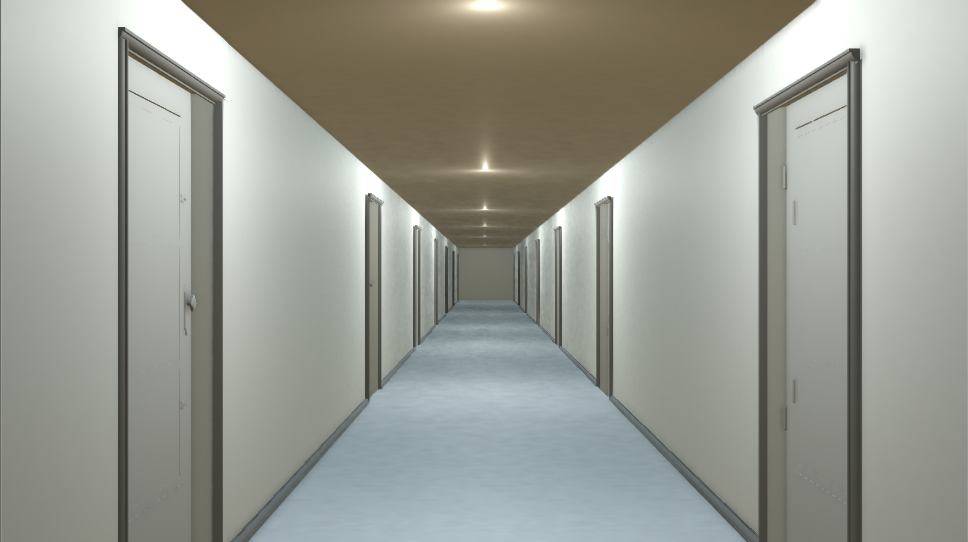
//> input picture Purec++/usecase_2.png, 968 x 542 px
$ ./3dreconstruction   (built with g++ and OpenCV 4)
//> lines starting //> are read from the running program, lines starting //| are printed output that depends on the picture
//C++ Includes
#include <iostream>
#include <vector>
#include <unordered_map>
#include <string>
#include <algorithm>
#include <time.h>
#define _USE_MATH_DEFINES
#include <math.h>
#include <stdint.h>
#include <chrono>

#include <tools.h>
#include <depth_estimation.h>
#include <rectifying_homography.h>

//OpenCV Includes
#include <opencv2/core/core.hpp>
#include <opencv2/highgui/highgui.hpp>
#include <opencv2/contrib/contrib.hpp>
#include <opencv2/imgproc/imgproc.hpp>
#include <opencv2/opencv.hpp>

//LSD
#include "lsd/lsd.h"
#include "boolinq/boolinq.h"

typedef uint32_t uint;
using namespace std;

/**
*  \brief Automatic brightness and contrast optimization with optional histogram clipping
*  \param [in]src Input image GRAY or BGR or BGRA
*  \param [out]dst Destination image
*  \param clipHistPercent cut wings of histogram at given percent tipical=>1, 0=>Disabled
*  \note In case of BGRA image, we won't touch the transparency
*/
void BrightnessAndContrastAuto(const cv::Mat &src, cv::Mat &dst, float clipHistPercent = 0) {

	CV_Assert(clipHistPercent >= 0);
	CV_Assert((src.type() == CV_8UC1) || (src.type() == CV_8UC3) || (src.type() == CV_8UC4));

	int histSize = 256;
	float alpha, beta;
	double minGray = 0, maxGray = 0;

	//to calculate grayscale histogram
	cv::Mat gray;
	if (src.type() == CV_8UC1) gray = src;
	else if (src.type() == CV_8UC3) cvtColor(src, gray, CV_BGR2GRAY);
	else if (src.type() == CV_8UC4) cvtColor(src, gray, CV_BGRA2GRAY);
	if (clipHistPercent == 0) {
		// keep full available range
		cv::minMaxLoc(gray, &minGray, &maxGray);
	}
	else {
		cv::Mat hist; //the grayscale histogram

		float range[] = { 0, 256 };
		const float* histRange = { range };
		bool uniform = true;
		bool accumulate = false;
		calcHist(&gray, 1, 0, cv::Mat(), hist, 1, &histSize, &histRange, uniform, accumulate);

		// calculate cumulative distribution from the histogram
		std::vector<float> accumulator(histSize);
		accumulator[0] = hist.at<float>(0);
		for (int i = 1; i < histSize; i++) {
			accumulator[i] = accumulator[i - 1] + hist.at<float>(i);
		}

		// locate points that cuts at required value
		float max = accumulator.back();
		clipHistPercent *= (max / 100.0); //make percent as absolute
		clipHistPercent /= 2.0; // left and right wings
								// locate left cut
		minGray = 0;
		while (accumulator[minGray] < clipHistPercent)
			minGray++;

		// locate right cut
		maxGray = histSize - 1;
		while (accumulator[maxGray] >= (max - clipHistPercent))
			maxGray--;
	}

	// current range
	float inputRange = maxGray - minGray;

	alpha = (histSize - 1) / inputRange;   // alpha expands current range to histsize range
	beta = -minGray * alpha;             // beta shifts current range so that minGray will go to 0

										 // Apply brightness and contrast normalization
										 // convertTo operates with saurate_cast
	src.convertTo(dst, -1, alpha, beta);

	// restore alpha channel from source
	if (dst.type() == CV_8UC4) {
		int from_to[] = { 3, 3 };
		cv::mixChannels(&src, 4, &dst, 1, from_to, 1);
	}
	return;
}

//Write LSD Lines to .eps file
// [31 lines left out: function write_eps, not called in this run]

//LSD
double* DoLSD(cv::Mat image, int& numLines) {
	//Конвертация изображения для последующего применения алгоритма LSD
	cv::Mat grayscaleMat(image.size(), CV_8U);
	auto im = image.clone();

	//cv::cvtColor(im, grayscaleMat, CV_BGR2GRAY); //danger
	grayscaleMat = image.clone(); //danger

	/////////////////////////
	Canny(grayscaleMat, grayscaleMat, 50, 200, 3, true);
	vector<cv::Vec4i> lines;
	cv::HoughLinesP(grayscaleMat, lines, 1, CV_PI / 180, 50, 50, 10);
	for (size_t i = 0; i < lines.size(); i++) {
		cv::Vec4i l = lines[i];
		auto begin = cv::Point(l[0], l[1]);
		auto end = cv::Point(l[2], l[3]);
		line(im, begin, end, cv::Scalar(0, 0, 255), 1, CV_AA);
		cv::circle(im, begin, 3, cv::Scalar(0, 200, 0), -1);
		cv::circle(im, end, 3, cv::Scalar(200, 0, 0), -1);
	}
	cout << "Hough Lines" << lines.size() << endl;
	//imshow("cany edges", grayscaleMat);

	//imshow("Hough Lines", im);
	//cv::waitKey(0);
	/////////////////////////////////////////////

	double* pgm_image;
	pgm_image = (double *)malloc(image.cols * image.rows * sizeof(double));
	for (int y = 0; y < image.rows; y++) {
		for (int x = 0; x < image.cols; x++) {
			int i = x + (y * image.cols);
			pgm_image[i] = double(grayscaleMat.data[i]);
		}
	}
	//Применение LSD
	int numLinesDetected;
	double* outArray;
	outArray = lsd(&numLinesDetected, pgm_image, image.cols, image.rows);
	numLines = numLinesDetected;
	//write_eps(outArray, numLinesDetected, 7, "lsd.eps", image.cols, image.rows, 0);
	return outArray;
}

class Line {
public:
	cv::Point3f begin;
	cv::Point3f end;
	int index;

	Line(cv::Point3f a = cv::Point3f(-1, -1, -1), cv::Point3f b = cv::Point3f(-1, -1, -1), int index = -1) :
		begin(a), end(b), index(index) {};
	// [4 lines left out: function norm, not called in this run]
};


//http://stackoverflow.com/questions/16792751/hashmap-for-2d3d-coordinates-i-e-vector-of-doubles
struct hashFunc {
	size_t operator()(const cv::Point3f& k) const {
		auto d = *(double*)(&k.x) + k.z;
		return hash<double>()(d);
		// [4 lines of commented-out code are left out]
	}
};

struct equalsFunc {
	bool operator()(const cv::Point3f& lhs, const cv::Point3f& rhs) const { return (lhs.x == rhs.x) && (lhs.y == rhs.y) && (lhs.z == rhs.z); }
};

// [938 lines left out: functions getVanishingPoints, assignDirections, getPolygons, getNumbersOfPixels, getIntersections, lineSupportingScore and 13 more, not called in this run]


///INTERSECTION_DETECTION_BEGIN
double crossProduct(cv::Point3f a, cv::Point3f b) {
	return a.x * b.y - b.x * a.y;
}

// [94 lines left out: functions doBoundingBoxesIntersect, isPointOnLine, isPointRightOfLine, lineSegmentTouchesOrCrossesLine, doLinesIntersect, getLinePairs and 2 more, not called in this run]

void getLsdLines(cv::Mat image, vector<Line> &LsdLines, int &numLinesDetected, vector<cv::Point3f> &outputLsdLinesVector) {
	//LSD
	double* LsdLinesArray = DoLSD(image, numLinesDetected);
	cout << "Number of LSD lines detected: " << numLinesDetected << endl;

	//Копируем точки из массива в вектор с учетом порядка
	vector<cv::Point3f> LsdLinesVector; //элемент с номером 2*i дает нам точку начала i-ой линии, элемент с номером 2*i + 1 дает нам точку конца i-ой линии
	for (int i = 0; i < numLinesDetected; i++) {
		double x1 = RoundTo(LsdLinesArray[7 * i]);
		double y1 = RoundTo(LsdLinesArray[7 * i + 1]);
		double x2 = RoundTo(LsdLinesArray[7 * i + 2]);
		double y2 = RoundTo(LsdLinesArray[7 * i + 3]);
		cv::Point3f point_one = cv::Point3f(x1, y1, 0);
		cv::Point3f point_two = cv::Point3f(x2, y2, 0);
		if (x1 < x2) { // todo use epsilon!
			LsdLinesVector.push_back(point_one);
			LsdLinesVector.push_back(point_two);
		}
		else if (x2 < x1) {
			LsdLinesVector.push_back(point_two);
			LsdLinesVector.push_back(point_one);
		}
		else if (y1 < y2) {
			LsdLinesVector.push_back(point_one);
			LsdLinesVector.push_back(point_two);
		}
		else {
			LsdLinesVector.push_back(point_two);
			LsdLinesVector.push_back(point_one);
		}
		auto & a(LsdLinesVector[i * 2 + 1]);
		auto & b(LsdLinesVector[i * 2]);
		auto dir = a.y - b.y;
		dir /= abs(dir);
		a.z = dir;
		b.z = dir;
	}

	outputLsdLinesVector = LsdLinesVector;

	//todo: split into ~3 line long seprate member functions
	// Sorted left->right lines layer
	vector<Line> LSDLines = [](auto LsdLines) //todo extract method
	{
		vector<Line> result(LsdLines.size() / 2);
		for (int i = 0; i < result.size(); ++i) {
			result[i] = Line(LsdLines[i * 2], LsdLines[i * 2 + 1], i);
		}
		return result;
	}(LsdLinesVector);
	LsdLines = LSDLines;
}

class IntersectionPoint {
public:
	int otherIndex;
	cv::Point3f interPoint;

	double distance;

	// [5 lines left out: function IntersectionPoint, not called in this run]

};

class myPair {
public:
	cv::Point3f interPoint;
	int index;
	double distance;

	// [5 lines left out: function myPair, not called in this run]
};


int main() {

	clock_t tStart = clock();
	srand(time(0)); //чтобы последовательность рандомных чисел была всегда уникальна при новом запуске

	//Переменные для настройки
	double focal_length = 4; //фокальное расстояние в mm
	double sensor_width = 4.59; //ширина сенсора в mm
	double ExtendThreshold = 0.01; //порог отклонения линии (для удлинения)
	double countInlierThreshold = 0.0001; //если квадрат скалярного произведения двух линий меньше этого числа, то мы считаем эти линии ортогональными
	double noiseFilterConst = 15;

	double AngleTolerance = 0.01; //если abs(tg(angle1) - tg(angle2)) < AngleTolerance, то эти две линии объединяются в одну группу (параллельных линий с некоторой степенью толерантности)
	double distanceEpsilon = 0; ///

	double AngleEpsilon = 0.55; ///
	double step = 2; //шаг для дискритизации линий
	double radius = 30; //радиус поиска около точек соединительных линий

	uint ResizeIfMoreThan = 900; //если ширина или высота изображения больше этого числа, то мы меняем размер изображения
	bool debug = 1;
	bool useSkeleton = 0;
	bool useLinesExt = 1;

	bool overwrite = 0; //использовать ручные данные для тестового подсчета нормалей
	bool differentColors = 1;

	//Открытие изображения
	auto src = "usecase_2.png";
	cv::Mat image;
	if (!useSkeleton) {
		image = cv::imread(src, CV_LOAD_IMAGE_COLOR);
//> image is the input picture: 542 rows x 968 cols, CV_8UC3; mean B, G, R 148.2, 156.4, 153.9
	}
	else {
		cv::Mat erodedImage;
		erosion(src, erodedImage); //эрозия
		cv::imshow("Eroded image", erodedImage);
		BrightnessAndContrastAuto(erodedImage, erodedImage, 75);
		cv::imshow("Eroded image Contrast", erodedImage);
		cv::Mat skeleton;
		getSkeleton(erodedImage, skeleton); //получение скелета
		cv::imshow("skeleton", skeleton);
		cv::imwrite("skeleton.jpg", skeleton);

		image = cv::imread("skeleton.jpg", CV_LOAD_IMAGE_COLOR);
	}


	//Изменение размера
	uint maxRes = max(image.cols, image.rows);
	if (maxRes > ResizeIfMoreThan) {
		float scaleFactor = float(ResizeIfMoreThan) / maxRes;
		cv::Size size = cv::Size(image.cols * scaleFactor, image.rows * scaleFactor);
		cv::resize(image, image, size, 0, 0, CV_INTER_CUBIC);
//> image: 503 rows x 900 cols, CV_8UC3
	}

	//Границы кадра
	uint maxX = image.cols;
	uint maxY = image.rows;

	//Фокальное расстояние
	double temp_focal = maxX * focal_length / sensor_width;
	uint f = (uint)temp_focal; //фокальное расстояние в пикселях

	//Переменные для настройки
	int claheClipSize = 4;
	int bilateralDiameter = 5;
	int bilateralSigma = 15;
	int BrightnessAndContrast = 15;
	//save original
	cv::Mat original = image.clone();
	//Clahe
	cv::Ptr<cv::CLAHE>  myClahe = cv::createCLAHE(claheClipSize);
	cv::cvtColor(image, image, CV_BGR2GRAY);
//> image: 503 rows x 900 cols, CV_8UC1
	myClahe->apply(image, image);
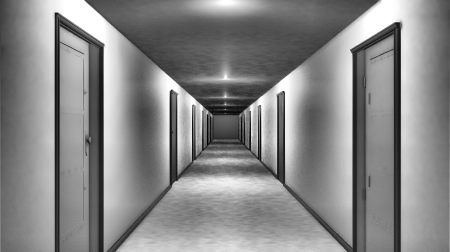
//> image: 503 rows x 900 cols, CV_8UC1 (shown at 1/2 size); min 1, max 255, mean 135.5
	cv::imshow("clahe", image);
	cv::waitKey();
	//BilateralFilter
	cv::Mat bilateral;
	cv::bilateralFilter(image, bilateral, bilateralDiameter, bilateralSigma, bilateralSigma);
	cv::imshow("clahe+bilateral", bilateral);
	cv::waitKey();
	image = bilateral.clone();
	//Brightness/Contrast
	BrightnessAndContrastAuto(image, image, BrightnessAndContrast);
//> in BrightnessAndContrastAuto, `calcHist(&gray, 1, 0, cv::Mat(), hist, 1, &histSize, &histRange, unifo..`: hist = 256 values, max 6992 at index 255, min 0 at index 0, mean 1768.4
//> after the loop in BrightnessAndContrastAuto, `for (int i = 1; i < histSize; i++)`: accumulator = 256 values from 0 to 452700
//> in BrightnessAndContrastAuto, `float max = accumulator.back();`: max = 452700
//> in BrightnessAndContrastAuto, `clipHistPercent *= (max / 100.0);`: clipHistPercent = 67905
//> in BrightnessAndContrastAuto, `clipHistPercent /= 2.0;`: clipHistPercent = 33952.5
//> the loop in BrightnessAndContrastAuto, `while (accumulator[minGray] < clipHistPercent)` made 64 passes
//> after the loop in BrightnessAndContrastAuto, `while (accumulator[minGray] < clipHistPercent)`: minGray = 64
//> the loop in BrightnessAndContrastAuto, `while (accumulator[maxGray] >= (max - clipHistPercent))` made 40 passes
//> after the loop in BrightnessAndContrastAuto, `while (accumulator[maxGray] >= (max - clipHistPercent))`: maxGray = 215
//> in BrightnessAndContrastAuto, `float inputRange = maxGray - minGray;`: inputRange = 151
//> in BrightnessAndContrastAuto, `alpha = (histSize - 1) / inputRange;`: alpha = 1.69
//> in BrightnessAndContrastAuto, `beta = -minGray * alpha;`: beta = -108.1
	cv::imshow("clahe+bilateral+contrast", image);
	cv::waitKey();
	//Sobel
	int ddepth = CV_16S;
	int scale = 1;
	int delta = 0;
	cv::Mat grad_x, grad_y;
	cv::Mat abs_grad_x, abs_grad_y;
	/// Gradient X
	cv::Sobel(image, grad_x, ddepth, 1, 0, 3, scale, delta, cv::BORDER_DEFAULT);
	/// Gradient Y
	cv::Sobel(image, grad_y, ddepth, 0, 1, 3, scale, delta, cv::BORDER_DEFAULT);
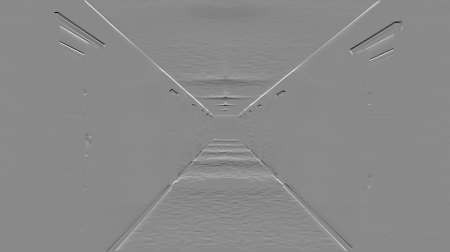
//> grad_y: 503 rows x 900 cols, CV_16SC1 (shown at 1/2 size); min -1020, max 866, mean 0.7; drawn with min black and max white
	convertScaleAbs(grad_x, abs_grad_x);
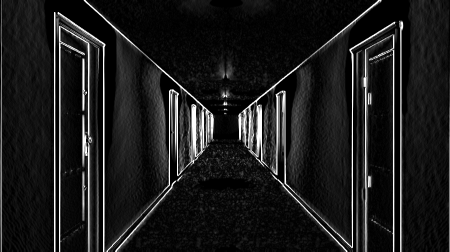
//> abs_grad_x: 503 rows x 900 cols, CV_8UC1 (shown at 1/2 size); min 0, max 255, mean 27.4
	convertScaleAbs(grad_y, abs_grad_y);
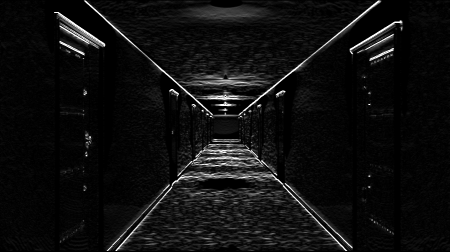
//> abs_grad_y: 503 rows x 900 cols, CV_8UC1 (shown at 1/2 size); min 0, max 255, mean 15.2
	cv::Mat grad;
	cv::addWeighted(abs_grad_x, 1, abs_grad_y, 1, 0, grad);
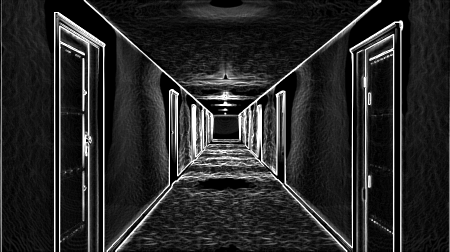
//> grad: 503 rows x 900 cols, CV_8UC1 (shown at 1/2 size); min 0, max 255, mean 40
	cv::imshow("sobel", grad);
	cv::waitKey();

	int numLinesDetected;
	vector<cv::Point3f> LsdLinesVector;
	vector<Line> LSDLines;
	vector<cv::Point3f> ExtendedLinesVector;

	if (!useLinesExt)
	{
		 //LSD
		getLsdLines(image, LSDLines, numLinesDetected, LsdLinesVector);
		ShowLSDLinesOnScreen(image, LSDLines, -1);

		// [96 lines of commented-out code are left out]


		unordered_map<int, Line> lines;

		auto t1 = chrono::high_resolution_clock::now().time_since_epoch();
		for (int i = 0; i < 2; ++i) {
			lines = unordered_map<int, Line>();
			ExtendLines(image, LSDLines, lines);
			//ExtendLinesReversalMove(image, LSDLines, lines); //обратный ход
			LSDLines = vector<Line>();
			LSDLines.resize(lines.size());
			cout << "reduced on iteration " << i << " lines count: " << lines.size() << endl;
			for (auto &p : lines) {
				//noise filter
				if (p.second.norm() >(noiseFilterConst*maxX / 100)) {
					LSDLines.push_back(p.second);
				}
			}
		}
		auto dt = chrono::duration_cast<chrono::milliseconds>(chrono::high_resolution_clock::now().time_since_epoch() - t1).count();
		cout << "it took " << dt << endl; // 247ms for 10 iterations, 10ms for one iteration, 35ms for 2 on one core

		ShowJoinedLines(image, lines);

		for (auto &p : LSDLines) {
			Line temp = p;
			ExtendedLinesVector.push_back(temp.begin);
			ExtendedLinesVector.push_back(temp.end);
		}
	}

	else {
		getLsdLines(image, LSDLines, numLinesDetected, LsdLinesVector);
//> in DoLSD, `Canny(grayscaleMat, grayscaleMat, 50, 200, 3, true);`:
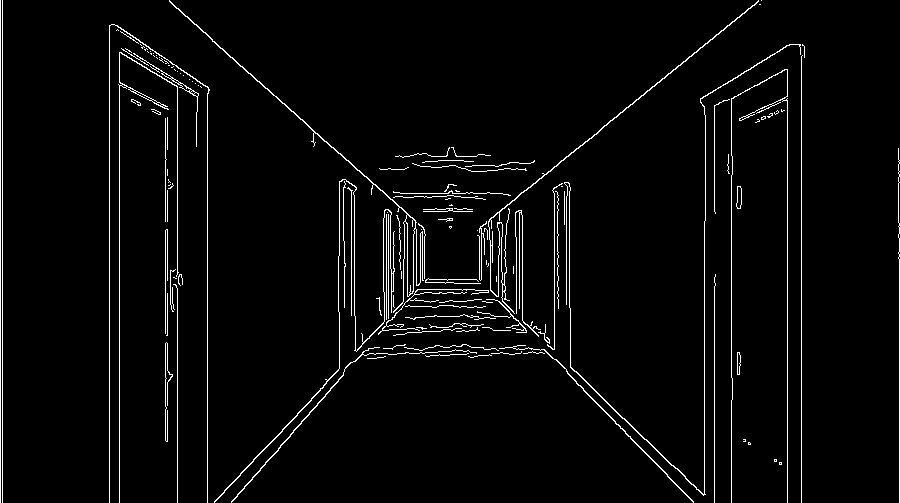
//> grayscaleMat: 503 rows x 900 cols, CV_8UC1; 3.3% white in thin lines or dots
//> in DoLSD, `cv::HoughLinesP(grayscaleMat, lines, 1, CV_PI / 180, 50, 50, 10);`: lines = 75 lines (x1, y1, x2, y2), first 8: [119, 502, 119, 52], [2, 502, 2, 0], [801, 502, 801, 56], [207, 502, 207, 86], [109, 502, 109, 25], [177, 502, 177, 288], [714, 211, 714, 105], [787, 502, 787, 69]
//> the loop in DoLSD, `for (size_t i = 0; i < lines.size(); i++)` made 75 passes
//> after the loop in DoLSD, `for (size_t i = 0; i < lines.size(); i++)`:
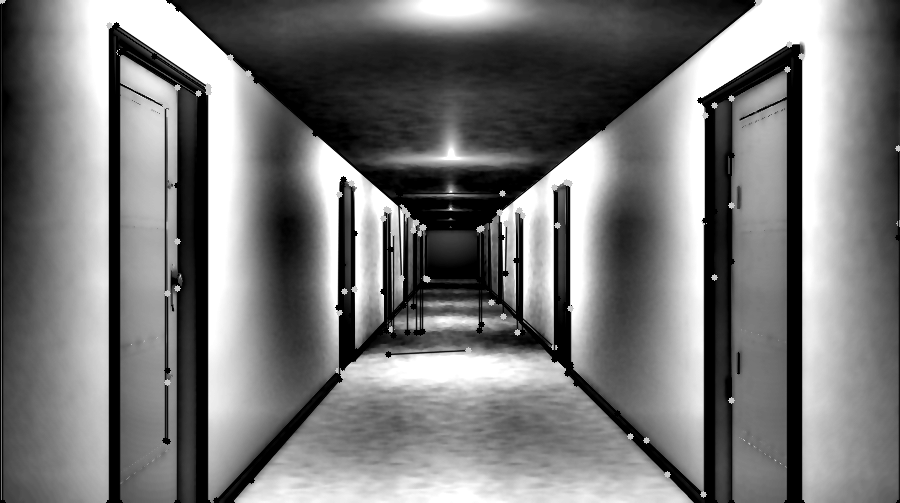
//> im: 503 rows x 900 cols, CV_8UC1; min 0, max 255, mean 118.8
//| Hough Lines75
//> (the run ends here: the program needs code that is not available in this run, at `outArray = lsd(&numLinesDetected, pgm_image, image.cols, image.rows);`)

$ run again, with Purec++/usecase_1.png copied over Purec++/usecase_2.png
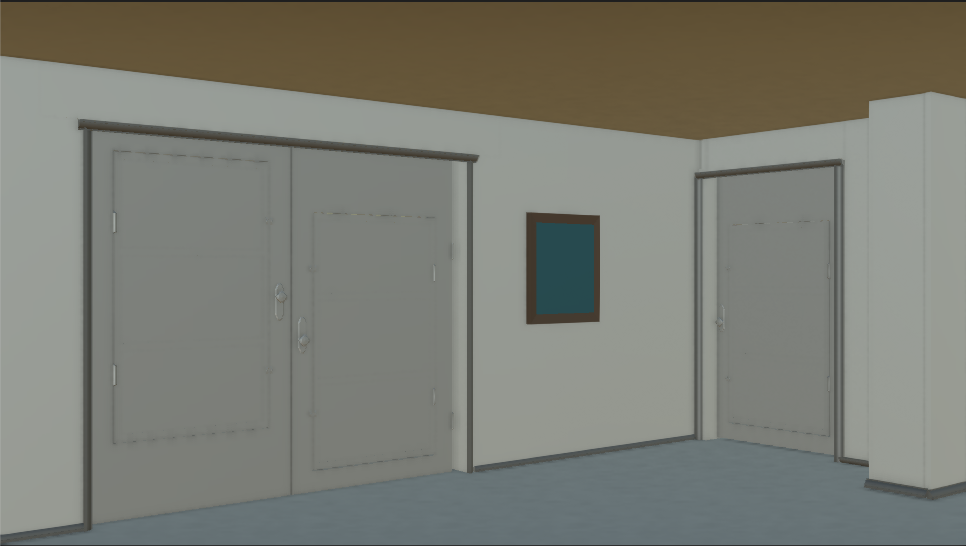
//> input picture Purec++/usecase_1.png, 966 x 546 px
//> image is the input picture: 546 rows x 966 cols, CV_8UC3; mean B, G, R 115, 123.8, 122.5
//> hist = 256 values, max 8442 at index 134, min 0 at index 0, mean 1785.9
//> after the loop in BrightnessAndContrastAuto, `for (int i = 1; i < histSize; i++)`: accumulator = 256 values from 0 to 457200
//> max = 457200
//> in BrightnessAndContrastAuto, `clipHistPercent *= (max / 100.0);`: clipHistPercent = 68580
//> in BrightnessAndContrastAuto, `clipHistPercent /= 2.0;`: clipHistPercent = 34290
//> the loop in BrightnessAndContrastAuto, `while (accumulator[minGray] < clipHistPercent)` made 86 passes
//> after the loop in BrightnessAndContrastAuto, `while (accumulator[minGray] < clipHistPercent)`: minGray = 86
//> the loop in BrightnessAndContrastAuto, `while (accumulator[maxGray] >= (max - clipHistPercent))` made 76 passes
//> after the loop in BrightnessAndContrastAuto, `while (accumulator[maxGray] >= (max - clipHistPercent))`: maxGray = 179
//> inputRange = 93
//> alpha = 2.74
//> beta = -235.8
//> in DoLSD, `Canny(grayscaleMat, grayscaleMat, 50, 200, 3, true);`:
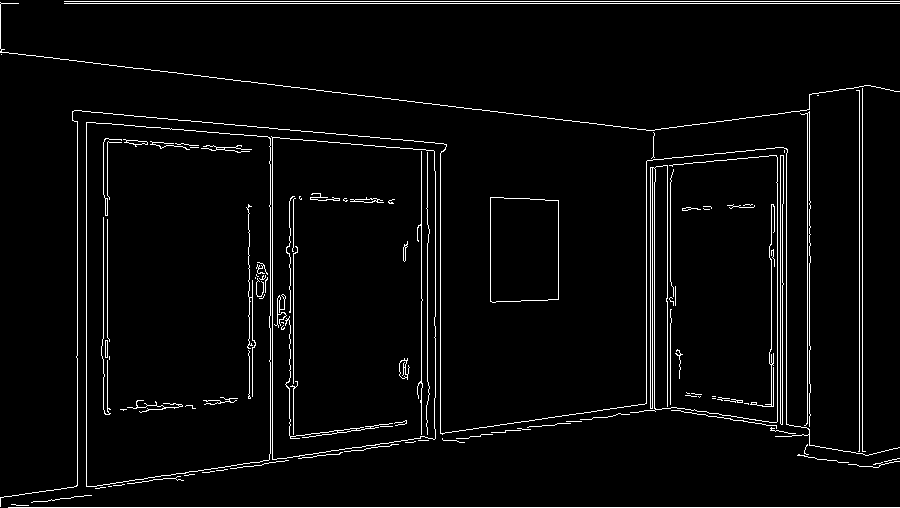
//> grayscaleMat: 508 rows x 900 cols, CV_8UC1; 3.6% white in thin lines or dots
//> lines = 67 lines (x1, y1, x2, y2), first 8: [64, 1, 899, 1], [8, 507, 899, 507], [64, 3, 899, 3], [862, 453, 862, 86], [142, 68, 654, 130], [859, 453, 859, 86], [86, 495, 86, 111], [270, 462, 270, 328]
//> the loop in DoLSD, `for (size_t i = 0; i < lines.size(); i++)` made 67 passes
//> after the loop in DoLSD, `for (size_t i = 0; i < lines.size(); i++)`:
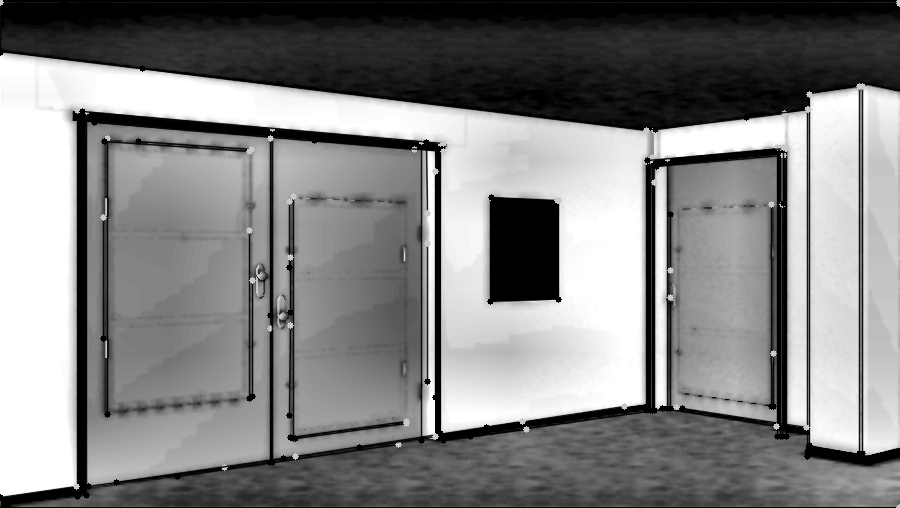
//> im: 508 rows x 900 cols, CV_8UC1; min 0, max 255, mean 131.3
//| Hough Lines67
